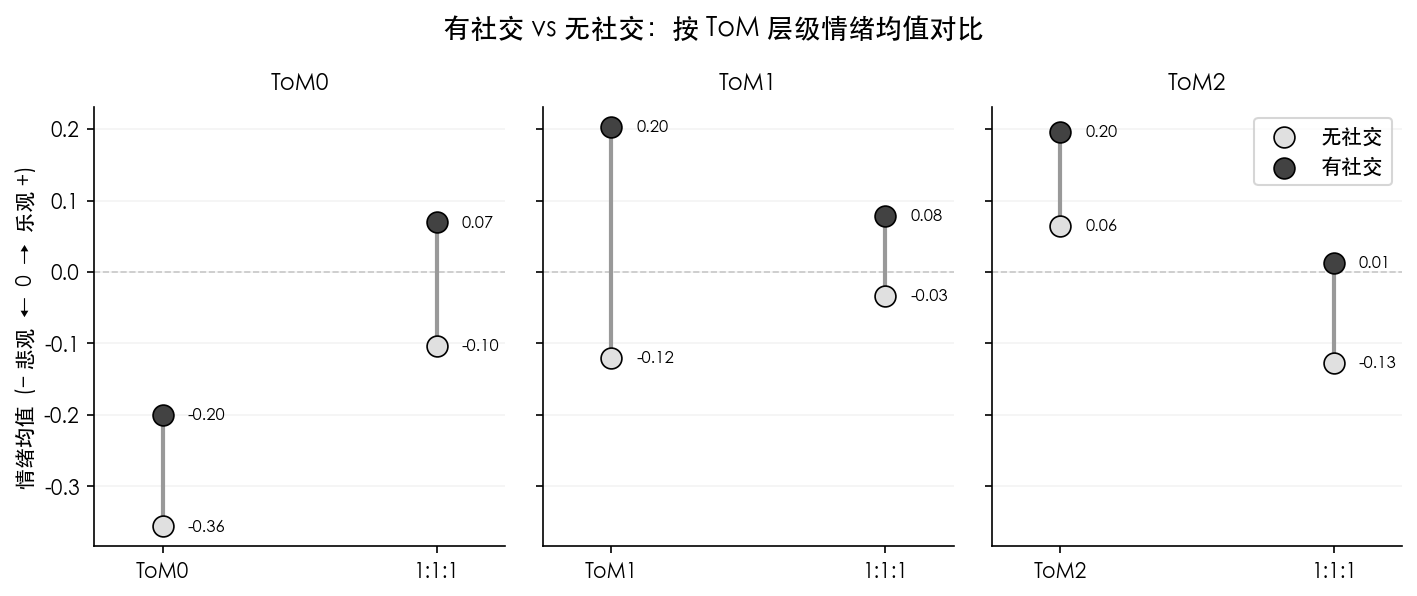

Python code for this plot:
#!/usr/bin/env python3
"""按 ToM 层级对比 有社交 vs 无社交 · 情绪均值哑铃图。

用于替代 sentiment_heatmap_by_tom_social_compare.png：
- 横向三个子图: ToM0 / ToM1 / ToM2
- 每个子图两列: 纯 ToMi 实验、1:1:1 混合实验中该层
- 浅灰圆点 = 无社交，深灰圆点 = 有社交，中间连线
- Y 轴: 情绪均值 mean(sentiment) ∈ [-1, +1]
  +1=极度看多，-1=极度看空，0=中性；综合反映正负情绪的净方向。
"""

from __future__ import annotations

import json
from collections import defaultdict
from pathlib import Path

import matplotlib
matplotlib.use("Agg")
import matplotlib.pyplot as plt
import numpy as np

matplotlib.rcParams["font.sans-serif"] = [
    "PingFang SC", "Heiti SC", "STHeiti",
    "Arial Unicode MS", "SimHei", "DejaVu Sans",
]
matplotlib.rcParams["axes.unicode_minus"] = False

def load_sentiment_mean_by_tom(run_dir: Path) -> dict[int, float]:
    """返回各 ToM 层级的情绪均值 ∈ [-1, +1]。

    聚合口径（与 plot_sentiment_std_social_compare.py 对齐）：
        1. 先按 (trading_day, tom_level) 计算当日均值
        2. 再对各 tom_level 跨日均值求算数平均
    这样每个交易日等权，避免某天交易密集扭曲整体均值。
    """
    fp = run_dir / "sentiment_series.jsonl"
    if not fp.exists():
        return {}
    # { tom_level: { trading_day: [sentiment, ...] } }
    per_day: dict[int, dict[int, list[float]]] = defaultdict(lambda: defaultdict(list))
    with open(fp, encoding="utf-8") as f:
        for line in f:
            line = line.strip()
            if not line:
                continue
            try:
                r = json.loads(line)
            except json.JSONDecodeError:
                continue
            tom = r.get("tom_level")
            sval = r.get("sentiment")
            day = r.get("trading_day")
            if tom is None or sval is None or day is None:
                continue
            per_day[int(tom)][int(day)].append(float(sval))

    result: dict[int, float] = {}
    for tom, day_map in per_day.items():
        daily_means = [sum(v) / len(v) for v in day_map.values() if v]
        if daily_means:
            result[tom] = sum(daily_means) / len(daily_means)
    return result


def main():
    base = Path("/Users/mushroom/Desktop/MentalMarket/runs")
    runs = {
        "ToM0_nosocial": base / "ToM0_无社交",
        "ToM1_nosocial": base / "ToM1_无社交",
        "ToM2_nosocial": base / "ToM2_无社交",
        "ToM0_social":   base / "ToM0",
        "ToM1_social":   base / "ToM1",
        "ToM2_social":   base / "ToM2",
        "mix_nosocial":  base / "ToM01_ToM11_ToM21_无社交",
        "mix_social":    base / "ToM01_ToM11_ToM21",
    }
    data = {k: load_sentiment_mean_by_tom(v) for k, v in runs.items()}

    print("—— 各 run 按 ToM 层级的情绪均值 mean(sentiment) ——")
    for k, d in data.items():
        print(f"  {k:<18} {d}")

    tom_pairs: dict[int, list[tuple[str, float, float]]] = {}
    for t in (0, 1, 2):
        entries = []
        pure_ns = data[f"ToM{t}_nosocial"].get(t)
        pure_s = data[f"ToM{t}_social"].get(t)
        if pure_ns is not None and pure_s is not None:
            entries.append((f"ToM{t}", pure_ns, pure_s))
        mix_ns = data["mix_nosocial"].get(t)
        mix_s = data["mix_social"].get(t)
        if mix_ns is not None and mix_s is not None:
            entries.append(("1:1:1", mix_ns, mix_s))
        tom_pairs[t] = entries

    toms = [t for t in (0, 1, 2) if tom_pairs[t]]
    n_toms = len(toms)

    fig, axes = plt.subplots(1, n_toms, figsize=(3.2 * n_toms, 4),
                             sharey=True, squeeze=False, dpi=120)

    for ti, t in enumerate(toms):
        ax = axes[0][ti]
        entries = tom_pairs[t]
        n = len(entries)
        labels = [e[0] for e in entries]
        nosocial_vals = np.array([e[1] for e in entries])
        social_vals = np.array([e[2] for e in entries])
        x = np.arange(n)

        for i in range(n):
            ax.plot([x[i], x[i]], [nosocial_vals[i], social_vals[i]],
                    color="#999999", linewidth=2, zorder=1)

        ax.scatter(x, nosocial_vals, s=100, color="#e0e0e0",
                   edgecolors="black", linewidths=0.8, zorder=2,
                   label="无社交")
        ax.scatter(x, social_vals, s=100, color="#424242",
                   edgecolors="black", linewidths=0.8, zorder=2,
                   label="有社交")

        # 两点近距离时分左右，避免标注重叠（阈值 0.05 适适合 [-1,+1] 量级）
        for i in range(n):
            gap = abs(social_vals[i] - nosocial_vals[i])
            if gap < 0.05:
                ax.annotate(f"{nosocial_vals[i]:.2f}", (x[i], nosocial_vals[i]),
                            fontsize=8, ha="right", va="center",
                            xytext=(-12, 0), textcoords="offset points")
                ax.annotate(f"{social_vals[i]:.2f}", (x[i], social_vals[i]),
                            fontsize=8, ha="left", va="center",
                            xytext=(12, 0), textcoords="offset points")
            else:
                for val in (nosocial_vals[i], social_vals[i]):
                    ax.annotate(f"{val:.2f}", (x[i], val), fontsize=8,
                                ha="left", va="center",
                                xytext=(12, 0), textcoords="offset points")

        ax.set_xticks(x)
        ax.set_xticklabels(labels, fontsize=10)
        ax.set_title(f"ToM{t}", fontsize=11, pad=8)
        ax.grid(True, alpha=0.15, axis="y")
        ax.set_axisbelow(True)
        ax.spines["top"].set_visible(False)
        ax.spines["right"].set_visible(False)
        ax.margins(x=0.25)

    axes[0][0].set_ylabel("情绪均值  (− 悲观  ←  0  →  乐观 +)", fontsize=10)
    axes[0][-1].legend(fontsize=10, loc="upper right")
    fig.suptitle("有社交 vs 无社交：按 ToM 层级情绪均值对比", fontsize=13)
    for ax in axes[0]:
        ax.axhline(0, color="#cccccc", linewidth=0.8, linestyle="--", zorder=0)

    plt.tight_layout()
    out = str(Path(__file__).with_suffix(".png"))
    fig.savefig(out, dpi=150, bbox_inches="tight")
    plt.close(fig)
    print(f"[OK] 已保存: {out}")


if __name__ == "__main__":
    main()
